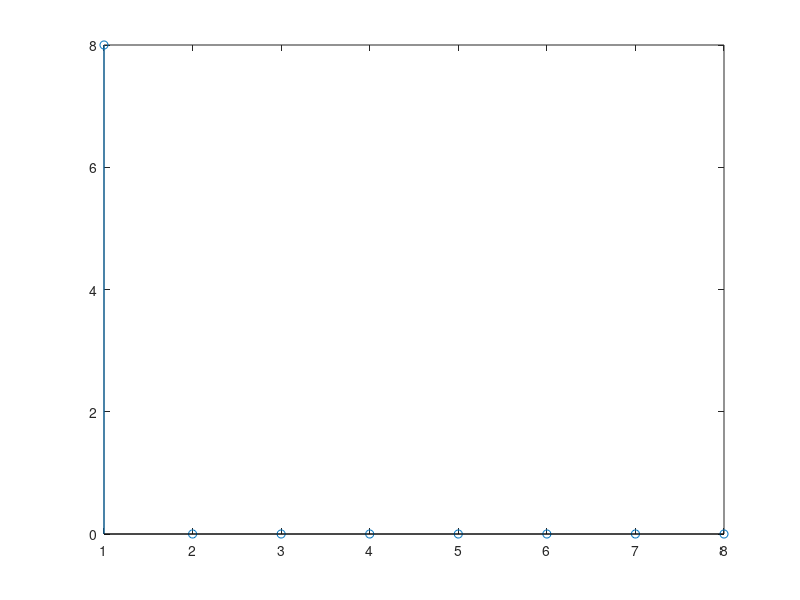
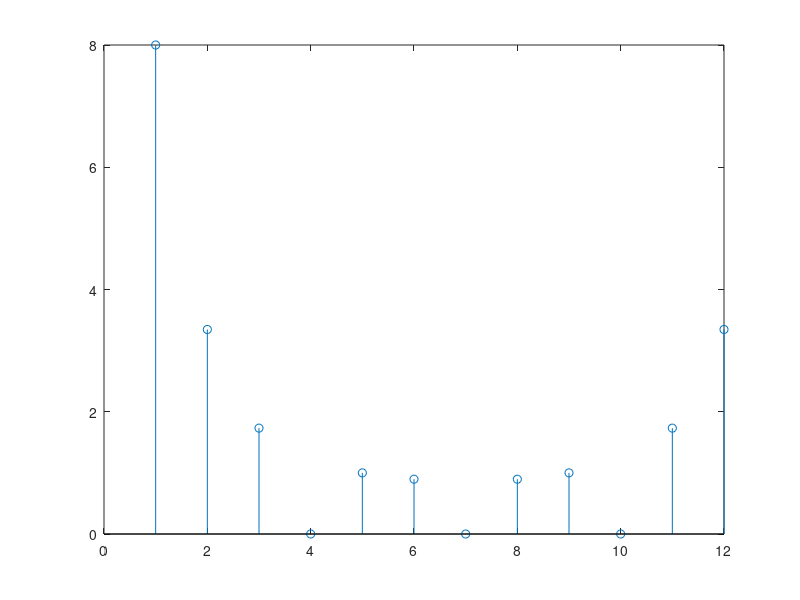
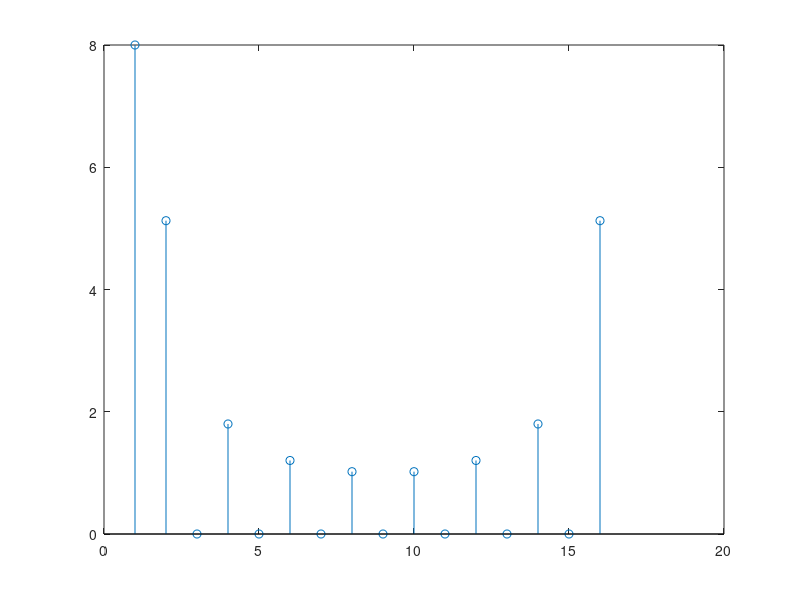
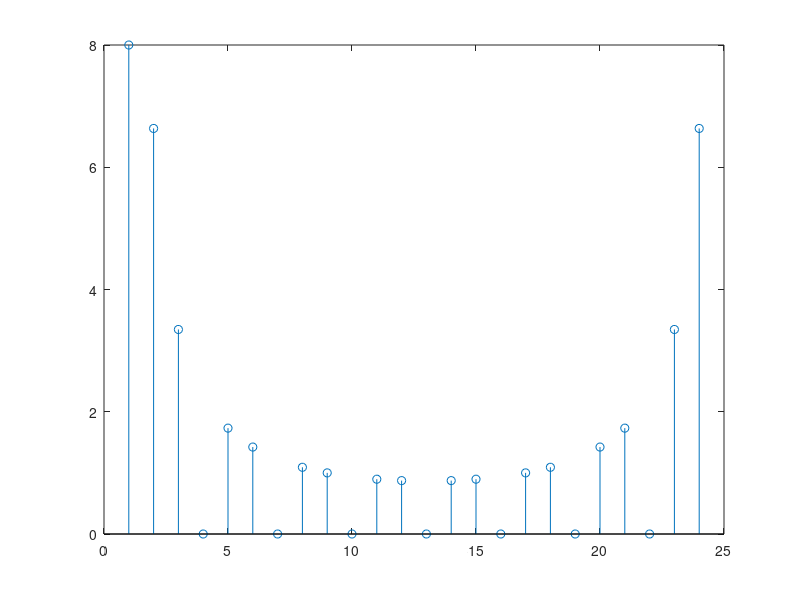

Here is the MATLAB script that generated these plots, in order:
clear all
close all
clc 
x=ones(1,8)


stem(abs(fft(x)))

N=4
figure
stem(abs(fft([x,zeros(1,N)])))


N=8
figure
stem(abs(fft([x,zeros(1,N)])))

N=16
figure
stem(abs(fft([x,zeros(1,N)])))

N=2048
figure
plot(abs(fft([x,zeros(1,N)])))
